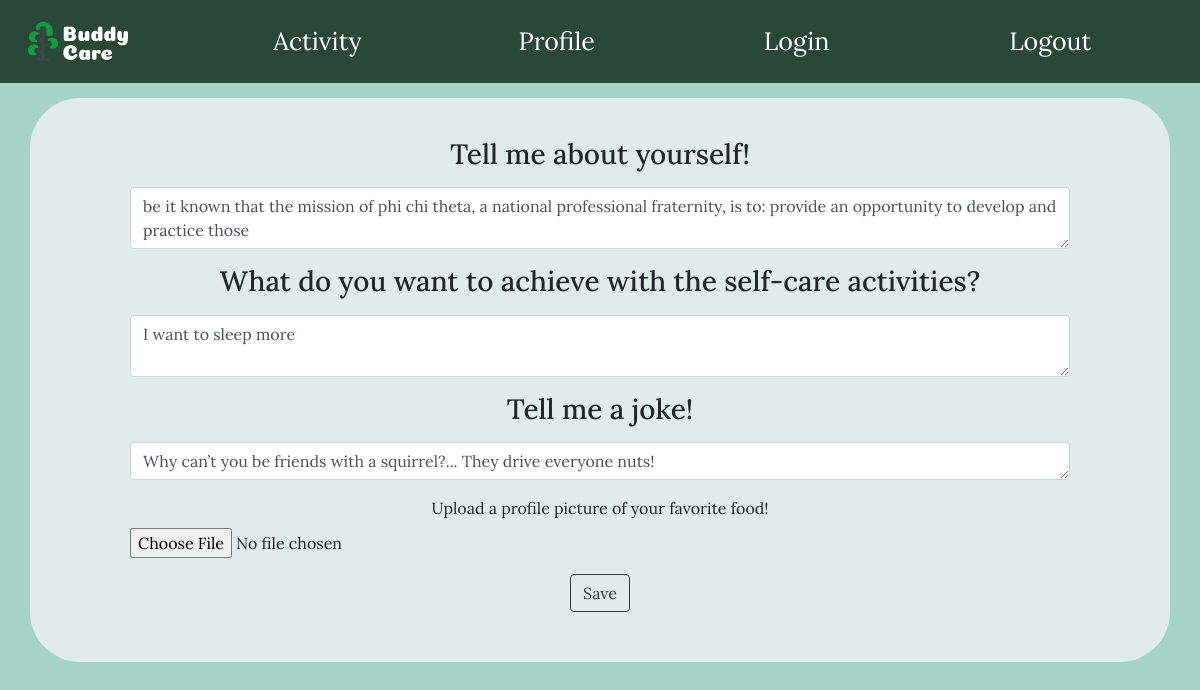
/Questions (signed in), run on an earlier commit of the app's database.
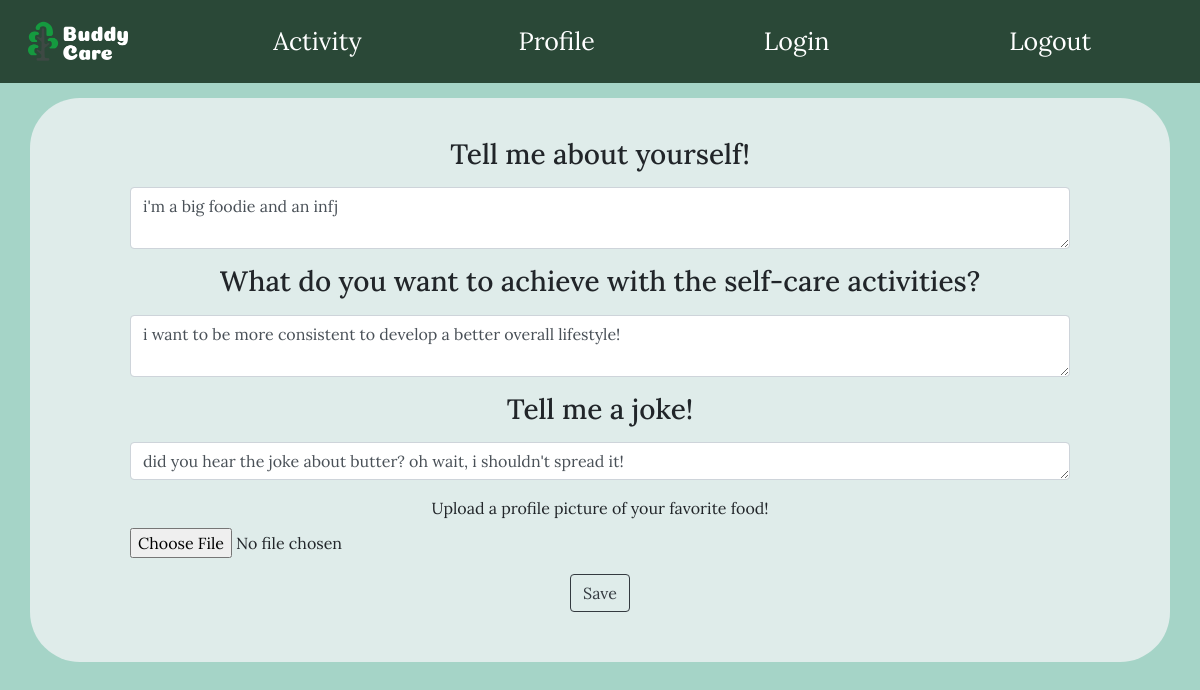
And on a later commit of the database.
### main.py (models this page shows, shortened)
class User(db.Model):
    id = db.Column("id", db.Integer, primary_key= True)
    username = db.Column("username", db.String(100))
    password = db.Column("password", db.String(100))
    bud = db.Column("bud", db.Boolean)
    activity = db.Column("activity", db.String(100))
    streak = db.Column("streak", db.Integer, primary_key=True)
    bio = db.Column("bio", db.String(300))
    achieve = db.Column("achieve", db.String(300))
    joke = db.Column("joke", db.String(200))
    budName = db.Column("buddy",db.String(200))
    image_file = db.Column("img", db.String(100), default="sunflowers.jpg")

### main.py (the view)
@app.route("/Questions", methods=["POST", "GET"])
def questions():
    user = User.query.filter_by(username=session['name']).first()
    if request.method == "POST":
        if "name" in session:
            session.permanent = True
            return redirect(url_for("profile"))
    return render_template("Questions.html", user=user)

### main.py (called while the page is built)
@app.before_request
def before_request():
    g.user = None
    if User:
        if 'name' in session and not(session['name'] == None):
            user = User.query.filter_by(username = session['name']).first()
            g.user = user

### templates/questions.html (shortened to what this page needs)
{% extends "base.html" %}
{% block content %}
    <div class="container" id="container">
        <form id=textBox method="POST" action="/profile"  enctype="multipart/form-data">
            <div class="form-group">
            <label for="bio"><h3>Tell me about yourself!</h3></label>
            <textarea maxlength="300" class="form-control" id="bio" rows="2" name="bio">{{user.bio}}</textarea>
            </div>
            <div class="form-group">
                <label for="exampleFormControlTextarea1"><h3>What do you want to achieve with the self-care activities?</h3></label>
                <textarea maxlength="300" class="form-control" id="achieve" rows="2" name="achieve">{{user.achieve}}</textarea>
            </div>
            <div class="form-group">
                <label for="joke"><h3>Tell me a joke!</h3></label>
                <textarea maxlength="200" class="form-control" id="joke" rows="1" name="joke">{{user.joke}}</textarea>
            </div>
            <div class="form-group">
                <label for="pfp" id="attach">Upload a profile picture of your favorite food!</label>
                <input type="file" class="form-control-file" id="pfp" name="pfp" accept="image/*">
            </div>
                <input type="submit" name="button" class="btn btn-outline-dark" value="Save"/>
        </form>
    </div>
{% endblock %}

What changed in the data, as far as the page shows it:
changed User: bio "be it known that the mission of phi chi theta, a national professional fraternity, is to: provide an opportunity to develop and practice those" → "i'm a big foodie and an infj"; achieve "I want to sleep more" → "i want to be more consistent to develop a better overall lifestyle!"; joke "Why can’t you be friends with a squirrel?... They drive everyone nuts!" → "did you hear the joke about butter? oh wait, i shouldn't spread it!"
